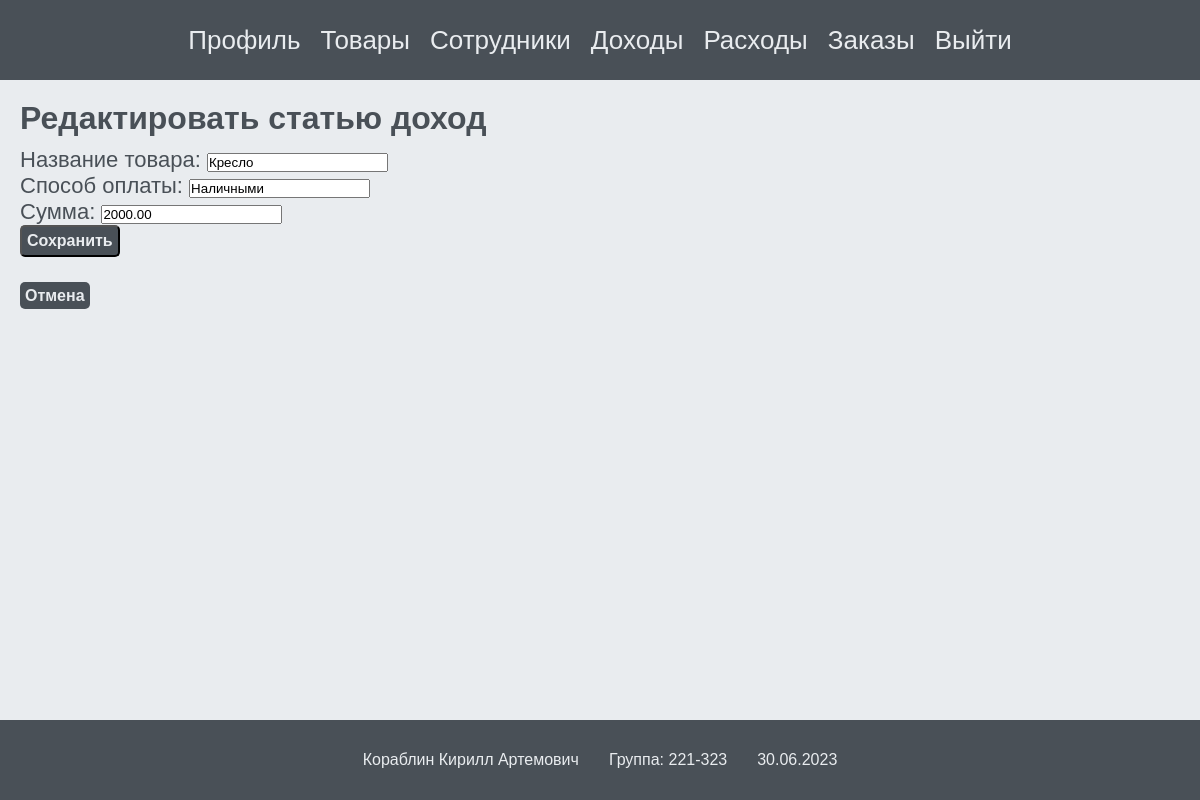
The page /income/edit/10/ on the database its author committed.
### income/models.py (models this page shows, shortened)
class Income(models.Model):
    operation_name = models.CharField(max_length=100, verbose_name='Название товара')
    payment_method = models.CharField(max_length=50, verbose_name='Способ оплаты')
    amount = models.DecimalField(max_digits=10, decimal_places=2, verbose_name='Сумма')
    date = models.DateField(null=True, verbose_name='Дата')
    custom_field = models.CharField(max_length=100, default='', verbose_name='')
    class Meta:
        verbose_name = 'Доходы'
        verbose_name_plural = 'Доходы'

### income/views.py (the view)
# urls.py: path('edit/<int:pk>/', views.income_edit, name='income_edit'),
def income_edit(request, pk):
    income = get_object_or_404(Income, pk=pk)
    if request.method == 'POST':
        form = IncomeForm(request.POST, instance=income)
        if form.is_valid():
            form.save()
            return redirect('income:income')
    else:
        form = IncomeForm(instance=income)
    return render(request, 'income/income_edit.html', {'form': form, 'income': income})

### income/forms.py
class IncomeForm(forms.ModelForm):
    class Meta:
        model = Income
        fields = ('operation_name', 'payment_method', 'amount')

### income/templates/income/income_edit.html (shortened to what this page needs)
{% extends 'core/profile-base.html' %}
{% block content %}
    <h1 class="storage__title">Редактировать статью доход</h1>
    <form method="post" class="storage__form">
        {{ form.as_p }}
        <button type="submit" class="storage__button">Сохранить</button>
    </form>
    <a href="{% url 'income:income' %}" class="storage__button">Отмена</a>
{% endblock %}

### core/static/core/css/style.css (style rules this page uses)
.storage__title { font-family: Arial, Helvetica, sans-serif; text-align: left; font-size: 32px; color: #495057; margin-bottom: 10px; }
.storage__form { font-family: Arial, Helvetica, sans-serif; font-size: 22px; color: #495057; margin-bottom: 10px; }
.storage__button { max-width: 200px; font-size: 16px; font-family: Arial, Helvetica, sans-serif; background-color: #495057; color: #e9ecef; border-radius: 5px; font-weight: 700; padding: 5px; margin-bottom: 20px; cursor: pointer; }

### rows shown on the page
Income: operation_name "Кресло", payment_method "Наличными", amount "2000.00"
